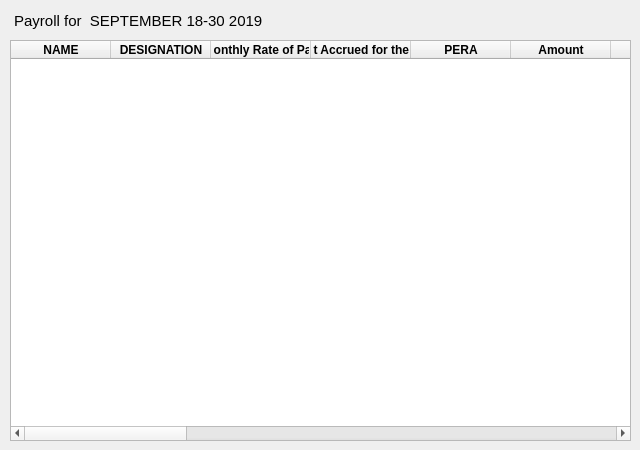
    <widget class="QWidget" name="tab_3">
     <attribute name="title">
      <string>payroll_view</string>
     </attribute>
     <widget class="QLabel" name="label_5">
      <property name="geometry">
       <rect>
        <x>10</x>
        <y>10</y>
        <width>341</width>
        <height>21</height>
       </rect>
      </property>
      <property name="font">
       <font>
        <pointsize>11</pointsize>
       </font>
      </property>
      <property name="text">
       <string> Payroll for  SEPTEMBER 18-30 2019</string>
      </property>
     </widget>
     <widget class="QPushButton" name="pushButton_18">
      <property name="geometry">
       <rect>
        <x>440</x>
        <y>0</y>
        <width>41</width>
        <height>41</height>
       </rect>
      </property>
      <property name="toolTip">
       <string>&lt;html&gt;&lt;head/&gt;&lt;body&gt;&lt;p&gt;cancel&lt;/p&gt;&lt;/body&gt;&lt;/html&gt;</string>
      </property>
      <property name="text">
       <string/>
      </property>
      <property name="icon">
       <iconset resource="icons.qrc">
        <normaloff>:/icons/cancel.png</normaloff>:/icons/cancel.png</iconset>
      </property>
      <property name="iconSize">
       <size>
        <width>32</width>
        <height>32</height>
       </size>
      </property>
      <property name="flat">
       <bool>true</bool>
      </property>
     </widget>
     <widget class="QPushButton" name="pushButton_19">
      <property name="geometry">
       <rect>
        <x>400</x>
        <y>0</y>
        <width>41</width>
        <height>41</height>
       </rect>
      </property>
      <property name="toolTip">
       <string>&lt;html&gt;&lt;head/&gt;&lt;body&gt;&lt;p&gt;print payroll&lt;/p&gt;&lt;/body&gt;&lt;/html&gt;</string>
      </property>
      <property name="text">
       <string/>
      </property>
      <property name="icon">
       <iconset resource="icons.qrc">
        <normaloff>:/icons/print.png</normaloff>:/icons/print.png</iconset>
      </property>
      <property name="iconSize">
       <size>
        <width>32</width>
        <height>32</height>
       </size>
      </property>
      <property name="flat">
       <bool>true</bool>
      </property>
     </widget>
     <widget class="QPushButton" name="pushButton_20">
      <property name="geometry">
       <rect>
        <x>360</x>
        <y>0</y>
        <width>41</width>
        <height>41</height>
       </rect>
      </property>
      <property name="toolTip">
       <string>&lt;html&gt;&lt;head/&gt;&lt;body&gt;&lt;p&gt;open in excel&lt;/p&gt;&lt;/body&gt;&lt;/html&gt;</string>
      </property>
      <property name="text">
       <string/>
      </property>
      <property name="icon">
       <iconset resource="icons.qrc">
        <normaloff>:/icons/xls.png</normaloff>:/icons/xls.png</iconset>
      </property>
      <property name="iconSize">
       <size>
        <width>32</width>
        <height>32</height>
       </size>
      </property>
      <property name="flat">
       <bool>true</bool>
      </property>
     </widget>
     <widget class="QTableWidget" name="tableWidget_3">
      <property name="geometry">
       <rect>
        <x>10</x>
        <y>40</y>
        <width>621</width>
        <height>401</height>
       </rect>
      </property>
      <column>
       <property name="text">
        <string>NAME</string>
       </property>
       <property name="font">
        <font>
         <weight>75</weight>
         <bold>true</bold>
        </font>
       </property>
      </column>
      <column>
       <property name="text">
        <string>DESIGNATION</string>
       </property>
       <property name="font">
        <font>
         <weight>75</weight>
         <bold>true</bold>
        </font>
       </property>
      </column>
      <column>
       <property name="text">
        <string>Monthly Rate of Pay</string>
       </property>
       <property name="font">
        <font>
         <weight>75</weight>
         <bold>true</bold>
        </font>
       </property>
      </column>
      <column>
       <property name="text">
        <string>Amount Accrued for the Period</string>
       </property>
       <property name="font">
        <font>
         <weight>75</weight>
         <bold>true</bold>
        </font>
       </property>
      </column>
      <column>
       <property name="text">
        <string>PERA</string>
       </property>
       <property name="font">
        <font>
         <weight>75</weight>
         <bold>true</bold>
        </font>
       </property>
      </column>
      <column>
       <property name="text">
        <string>Amount</string>
       </property>
       <property name="font">
        <font>
         <weight>75</weight>
         <bold>true</bold>
        </font>
       </property>
      </column>
      <column>
       <property name="text">
        <string>W/TAX</string>
       </property>
       <property name="font">
        <font>
         <weight>75</weight>
         <bold>true</bold>
        </font>
       </property>
      </column>
      <column>
       <property name="text">
        <string>GSIS EDUC'L. LOAN</string>
       </property>
       <property name="font">
        <font>
         <weight>75</weight>
         <bold>true</bold>
        </font>
       </property>
      </column>
      <column>
       <property name="text">
        <string>PAG-IBIG PERSONAL</string>
       </property>
       <property name="font">
        <font>
         <weight>75</weight>
         <bold>true</bold>
        </font>
       </property>
      </column>
      <column>
       <property name="text">
        <string>PAG-IBIG GOV'T</string>
       </property>
       <property name="font">
        <font>
         <weight>75</weight>
         <bold>true</bold>
        </font>
       </property>
      </column>
      <column>
       <property name="text">
        <string>PAG-IBIG MPL</string>
       </property>
       <property name="font">
        <font>
         <weight>75</weight>
         <bold>true</bold>
        </font>
       </property>
      </column>
      <column>
       <property name="text">
        <string>PAG-IBIG CALAMITY LOAN</string>
       </property>
       <property name="font">
        <font>
         <weight>75</weight>
         <bold>true</bold>
        </font>
       </property>
      </column>
      <column>
       <property name="text">
        <string>PAG-IBIG HOUSING LOAN</string>
       </property>
       <property name="font">
        <font>
         <weight>75</weight>
         <bold>true</bold>
        </font>
       </property>
      </column>
      <column>
       <property name="text">
        <string>PHILHEALTH PERSONAL</string>
       </property>
       <property name="font">
        <font>
         <weight>75</weight>
         <bold>true</bold>
        </font>
       </property>
      </column>
      <column>
       <property name="text">
        <string>PHILHEALTH GOV'T</string>
       </property>
       <property name="font">
        <font>
         <weight>75</weight>
         <bold>true</bold>
        </font>
       </property>
      </column>
      <column>
       <property name="text">
        <string>RURAL BANK OF PILAR</string>
       </property>
       <property name="font">
        <font>
         <weight>75</weight>
         <bold>true</bold>
        </font>
       </property>
      </column>
      <column>
       <property name="text">
        <string>GEMPCO Reg. Loan</string>
       </property>
       <property name="font">
        <font>
         <weight>75</weight>
         <bold>true</bold>
        </font>
       </property>
      </column>
      <column>
       <property name="text">
        <string>GEMPCO-EDUCL. LOAN</string>
       </property>
       <property name="font">
        <font>
         <weight>75</weight>
         <bold>true</bold>
        </font>
       </property>
      </column>
      <column>
       <property name="text">
        <string>SOPRECCO REG. LOAN</string>
       </property>
       <property name="font">
        <font>
         <weight>75</weight>
         <bold>true</bold>
        </font>
       </property>
      </column>
      <column>
       <property name="text">
        <string>SOPRECCO-EDUCL. LOAN</string>
       </property>
       <property name="font">
        <font>
         <weight>75</weight>
         <bold>true</bold>
        </font>
       </property>
      </column>
      <column>
       <property name="text">
        <string>SOPRECCO SHARE</string>
       </property>
       <property name="font">
        <font>
         <weight>75</weight>
         <bold>true</bold>
        </font>
       </property>
      </column>
      <column>
       <property name="text">
        <string>Amount Due</string>
       </property>
       <property name="font">
        <font>
         <weight>75</weight>
         <bold>true</bold>
        </font>
       </property>
      </column>
     </widget>
    </widget>
